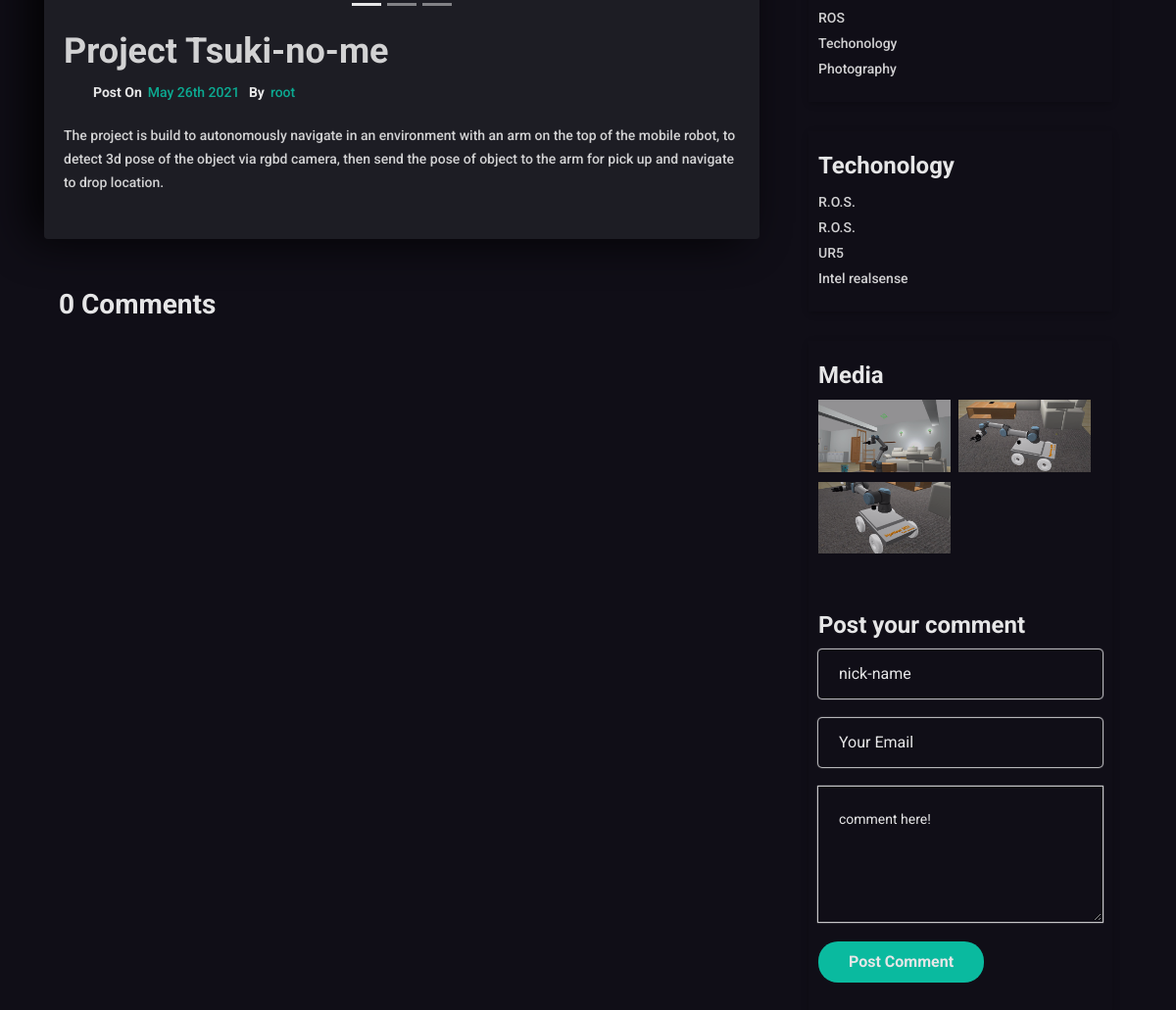
Page /blog/21/ (lower part) on the earlier database version.
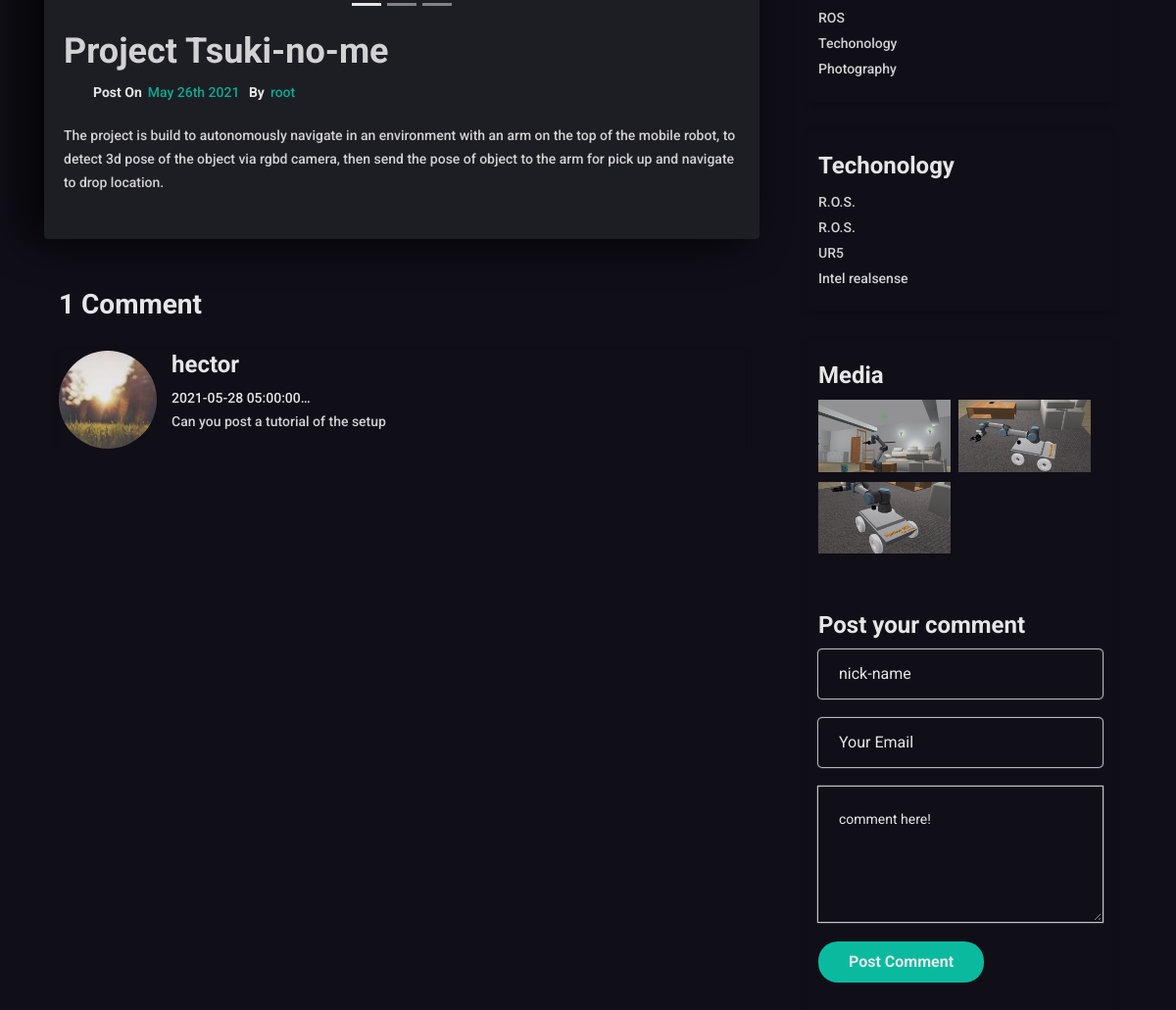
Same page on the later database version.
### blog/models.py (models this page shows, shortened)
class PostImage(models.Model):
    post = models.ForeignKey(Blog, default=None, on_delete=models.CASCADE)
    images = models.FileField(upload_to = 'portfolio/images/')

class Blog(models.Model):
    title = models.CharField(max_length=200)
    thought = models.CharField(default='Notice me senpai' ,max_length=200)
    two_line_des = models.CharField(max_length=200)
    description = models.TextField()
    image = models.ImageField(upload_to='portfolio/images/',  blank=True)
    date = models.DateField()
    type = [
    ('automation','automation'),
    ('ROS', 'ROS'),
    ('microcontroller','microcontroller'),
    ]
    tags = models.CharField(max_length=20, choices=type, default='automation')

class Tag(models.Model):
    post = models.ForeignKey(Blog, default=None, on_delete=models.CASCADE)
    t = models.CharField(max_length=20, default='robot operating system')

class Comment(models.Model):
    post = models.ForeignKey(Blog, default=None, on_delete = models.CASCADE, related_name ='comments')
    user_name = models.CharField(max_length=20, default='anon')
    email = models.EmailField(max_length = 254)
    content = models.TextField()
    created_at = models.DateTimeField(auto_now_add=True)

### blog/views.py (the view)
# urls.py: path('<int:blog_id>/', views.detail, name='detail'),
def detail(request, blog_id):
    if request.method == 'POST':
        cf = CommentForm(request.POST or None)
        if cf.is_valid():
            blog = get_object_or_404(Blog, pk=blog_id)
            content = request.POST.get('content')
            user = request.POST.get('user_name')
            email = request.POST.get('email')
            comment = Comment.objects.create(post = blog, user_name = user, email = email, content = content)
            comment.save()
            return HttpResponseRedirect(request.META.get('HTTP_REFERER'))
        else:
            return render('blog/all_blogs.html', {'blogs':blogs})
    else:
        cf = CommentForm()
        blog = get_object_or_404(Blog, pk=blog_id)
        photos = PostImage.objects.filter(post=blog_id)
        comment = Comment.objects.filter(post=blog_id)
        tag = Tag.objects.filter(post=blog_id)
        return render(request, 'updated/detail_blog.html',{'blog':blog, 'photos':photos, 'comments':comment ,'comment_form':cf, 'tag': tag})

### blog/forms.py
class CommentForm(forms.ModelForm):
    class Meta:
        model = Comment
        fields =[
        'user_name',
        'email',
        'content',
        ]

### blog/templates/updated/detail_blog.html (shortened to what this page needs)
{% extends 'updated/base.html' %}
{% load static %}
{% block content %}
        <section class="mh-blog">
            <div class="container">
                <div class="row section-separator">
                    <div class="col-md-8">
                        <div class="row">
                            <div class="col-sm-12 col-md-12">
                                <div class="mh-blog-item dark-bg blog-single">
                                    <div id="carousel-example-1z" class="carousel slide carousel-fade" data-ride="carousel">
                                        <ol class="carousel-indicators">
                                        {% for p in photos %}
                                          <li data-target="#carousel-example-1z" data-slide-to="{{ forloop.counter0 }}" class="{% if forloop.counter0 == 0 %} active {% endif %}"></li>
                                        {% endfor %}
                                        </ol>
                                        <div class="carousel-inner" role="listbox">
                                        <br>
                                        <a class="carousel-control-prev" href="#carousel-example-1z" role="button" data-slide="prev">
                                        </a>
                                        <a class="carousel-control-next" href="#carousel-example-1z" role="button" data-slide="next">
                                        </a>
                                      </div>
                                      </div>
                                    <div class="blog-inner">
                                        <h2><a href="">{{ blog.title }}</a></h2>
                                        <div class="mh-blog-post-info">
                                            <ul>
                                                <li><strong>Post On</strong><a href="">{{ blog.date|date:'F jS Y' }}</a></li>
                                                <li><strong>By</strong><a href="">root</a></li>
                                            </ul>
                                        </div>
                                        <p>
                                          {{ blog.description|safe }}
                                        </p>
                                    </div>
                                </div>
                            </div>
                            <div class="col-sm-12">
                                <div class="comments col-sm-12">
                                  <h3>{{comments.count}} Comment{{comments|pluralize}}</h3>
                                  {% for comment in comments %}
                                    <div class="single-comment media">
                                        <img src="{% static 'assets/images/b-author.jpg' %}" alt="" class="img-fluid round-image">
                                        <div class="col-md-10 col-sm-10 comment-details media-body">
                                            <h4>{{ comment.user_name}}</h4>
                                            <span>{{ comment.created_at|truncatechars:20}}</span>
                                            <p>{{ comment.content}}</p>
                                        </div>
                                    </div>
                                  {% endfor %}
                                </div>
                            </div>
                        </div>
                    </div>
                    <div class="col-md-4">
                        <div class="mh-blog-sidebar">
                            <div class="sidebar-item mh-blog-category">
                                <ul>
                                    <li><a href="">{{ blog.tags }}</a></li>
                                    <li><a href="">Techonology</a></li>
                                    <li><a href="">Photography</a></li>
                                </ul>
                            </div>
                            <div class="sidebar-item mh-blog-category">
                                <h3>Techonology</h3>
                                <ul>
                                  <li><a href="">R.O.S.</a></li>
                                    {% for i in tag %}
                                    <li><a href="">{{ i.t }}</a></li>
                                    {% endfor %}
                                </ul>
                            </div>
                            <div class="sidebar-item mh-blog-insta">
                                <h3>Media</h3>
                                <ul>
                                  {% for p in photos %}
                                    <li>
                                        <a href="{{ p.images.url }}" target="_blank">
                                            <img src="{{ p.images.url }}" alt="" class="img-fluid">
                                        </a>
                                    </li>
                                  {% endfor %}
                                </ul>
                                <br>
                                <br>
                                    <div class="post-comment-title">
                                        <h3>Post your comment</h3>
                                <form method="POST" class="single-form comment-form wow fadeIn" data-wow-offset="30" data-wow-duration="1.5s" data-wow-delay="0.15s">
                                    <div class="row">
                                        <div class="col-sm-12">
                                            <input name="user_name" class="contact-name form-control" id="user_name" type="text" placeholder="nick-name" required="">
                                        </div>
                                        <div class="col-sm-12">
                                            <input name="email" class="contact-subject form-control" id="email" type="email" placeholder="Your Email" required="">
                                        </div>
                                        <div class="col-sm-12">
                                            <textarea name="content" class="contact-message" id="content" rows="4" placeholder="comment here!" required=""></textarea>
                                        </div>
                                        <div class="btn-form col-sm-12">
                                            <button class="btn btn-fill" type="submit"> Post Comment </button>
                                        </div>
                                    </div>
                                </form>
                              </div>
                            </div>
                        </div>
                    </div>
                </div>
            </div>
        </section>
{% endblock %}

### portfolio/templates/updated/base.html (shortened to what this page needs)
{% load static %}
<html lang="en">
    <head>
        <link rel="stylesheet" href="{% static 'assets/icons/font-awesome.min.css' %}">
        <link rel="stylesheet" href="{% static 'assets/plugins/css/bootstrap.min.css' %}">
        <link rel="stylesheet" href="{% static 'assets/plugins/css/animate.css' %}">
        <link rel="stylesheet" href="{% static 'assets/plugins/css/owl.css' %}">
        <link rel="stylesheet" href="{% static 'assets/plugins/css/jquery.fancybox.min.css' %}">
        <link rel="stylesheet" href="{% static 'assets/css/styles.css' %}">
        <link rel="stylesheet" href="{% static 'assets/css/responsive.css' %}">
        <link rel="alternate stylesheet" href="{% static 'assets/css/colors/blue.css' %}" title="blue">
        <link rel="stylesheet" href="{% static 'assets/css/colors/defauld.css' %}" title="defauld">
        <link rel="alternate stylesheet" href="{% static 'assets/css/colors/green.css' %}" title="green">
        <link rel="alternate stylesheet" href="{% static 'assets/css/colors/blue-munsell.css' %}" title="blue-munsell">
        <link rel="alternate stylesheet" href="{% static 'assets/css/colors/orange.css' %}" title="orange">
        <link rel="alternate stylesheet" href="{% static 'assets/css/colors/purple.css' %}" title="purple">
        <link rel="alternate stylesheet" href="{% static 'assets/css/colors/slate.css' %}" title="slate">
        <link rel="alternate stylesheet" href="{% static 'assets/css/colors/yellow.css' %}" title="yellow">
    </head>
    <body class="dark-vertion black-bg">
        {% block content %}
        {% endblock %}
    <link rel="stylesheet" href="{% static 'demo/demo.css' %}">
</body>
</html>

### portfolio/static/assets/css/responsive.css (style rules this page uses)
* { -webkit-font-smoothing: antialiased; -moz-osx-font-smoothing: grayscale; }

### portfolio/static/assets/css/colors/blue.css (style rules this page uses)
.mh-blog .mh-blog-item .blog-inner h2 a { color: #fff; }
.mh-blog .mh-blog-item .blog-inner a { color: #a97afd; }
.mh-blog .mh-blog-item h2 { color: #a97afd; }
.mh-blog .mh-blog-item h2 a { color: #a97afd; }
.btn.btn-fill { background-color: #a97afd; }

### portfolio/static/assets/css/colors/green.css (style rules this page uses)
.mh-blog .mh-blog-item .blog-inner h2 a { color: #fff; }
.mh-blog .mh-blog-item .blog-inner a { color: #4CAF50; }
.mh-blog .mh-blog-item h2 { color: #4CAF50; }
.mh-blog .mh-blog-item h2 a { color: #4CAF50; }
.btn.btn-fill { background-color: #4CAF50; }

### portfolio/static/assets/css/colors/blue-munsell.css (style rules this page uses)
.mh-blog .mh-blog-item .blog-inner h2 a { color: #fff; }
.mh-blog .mh-blog-item .blog-inner a { color: #2196F3; }
.mh-blog .mh-blog-item h2 { color: #2196F3; }
.mh-blog .mh-blog-item h2 a { color: #2196F3; }
.btn.btn-fill { background-color: #2196F3; }

### portfolio/static/assets/css/colors/orange.css (style rules this page uses)
.mh-blog .mh-blog-item .blog-inner h2 a { color: #fff; }
.mh-blog .mh-blog-item .blog-inner a { color: #ffa500; }
.mh-blog .mh-blog-item h2 { color: #ffa500; }
.mh-blog .mh-blog-item h2 a { color: #ffa500; }
.btn.btn-fill { background-color: #ffa500; }

### portfolio/static/assets/css/colors/purple.css (style rules this page uses)
.mh-blog .mh-blog-item .blog-inner h2 a { color: #fff; }
.mh-blog .mh-blog-item .blog-inner a { color: #E91E63; }
.mh-blog .mh-blog-item h2 { color: #E91E63; }
.mh-blog .mh-blog-item h2 a { color: #E91E63; }
.btn.btn-fill { background-color: #E91E63; }

### portfolio/static/assets/css/colors/slate.css (style rules this page uses)
.mh-blog .mh-blog-item .blog-inner h2 a { color: #fff; }
.mh-blog .mh-blog-item .blog-inner a { color: #f6c; }
.mh-blog .mh-blog-item h2 { color: #f6c; }
.mh-blog .mh-blog-item h2 a { color: #f6c; }
.btn.btn-fill { background-color: #f6c; }

### portfolio/static/assets/css/colors/yellow.css (style rules this page uses)
.mh-blog .mh-blog-item .blog-inner a { color: #188c91; }
.mh-blog .mh-blog-item h2 { color: #188c91; }
.mh-blog .mh-blog-item h2 a { color: #188c91; }
.btn.btn-fill { background-color: #188c91; }

Differences in the rows shown:
added Comment: user_name "hector", created_at "2021-05-28 05:00:00…", content "Can you post a tutorial of the setup"
Other differences:
{{ comments.count }}: "0" → "1"
